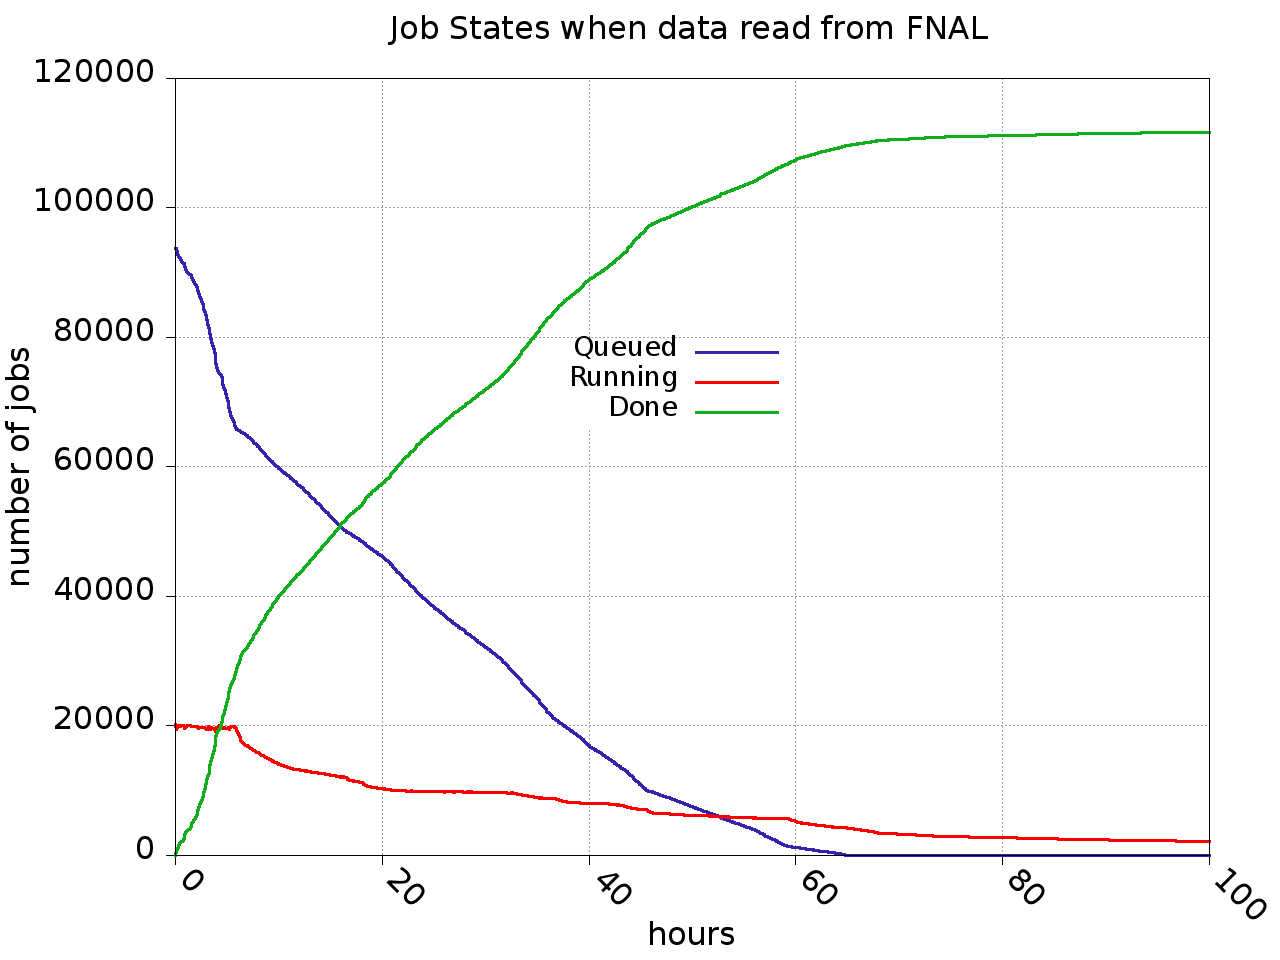

Reproduce this figure in gnuplot.
set terminal png notransparent medium nocrop enhanced size 1280,960 font arial 24
set output 'dataAtFNALCPU.png'
set title "Job States when data read from FNAL"
set title font "*,24"
set xlabel "hours"
set xlabel font "*,24"
set xlabel offset 0,-3.
set ylabel "number of jobs"
set ylabel font "*,24"
set ylabel offset -10.
#set origin -0.1,0
set xrange [0:100]
set yrange [0:120000]
#set xtics out border nomirror rotate by -45 offset character 0,-0.2,0
set xtics out border nomirror rotate by -45 offset character -0.2,0,0
set xtics font "*,24"
set ytics font "*,24"
set grid
set ytics out border nomirror
set key at 60.,80000.
set key font "*,20"
#set style fill solid 1.0
set style line 1 linetype 2 linecolor rgb "black"   linewidth 2.000 pointtype 3 pointsize 0.1
# green
set style line 2 linetype 2 linecolor rgb "#10ad1d"   linewidth 3.000 pointtype 3 pointsize 0.1
set style line 3 linetype 2 linecolor rgb "red"    linewidth 3.000 pointtype 3 pointsize 0.1
set style line 4 linetype 2 linecolor rgb "#3323ad"   linewidth 3.000 pointtype 3 pointsize 0.1
set style line 5 linetype 2 linecolor rgb "purple" linewidth 3.000 pointtype 3 pointsize 0.1
set style fill solid
plot \
'dataAtFNALCPU.txt' using 1:2 with linespoints ls 4 title 'Queued', \
'dataAtFNALCPU.txt' using 1:3 with linespoints ls 3 title 'Running', \
'dataAtFNALCPU.txt' using 1:4 with linespoints ls 2 title 'Done'
